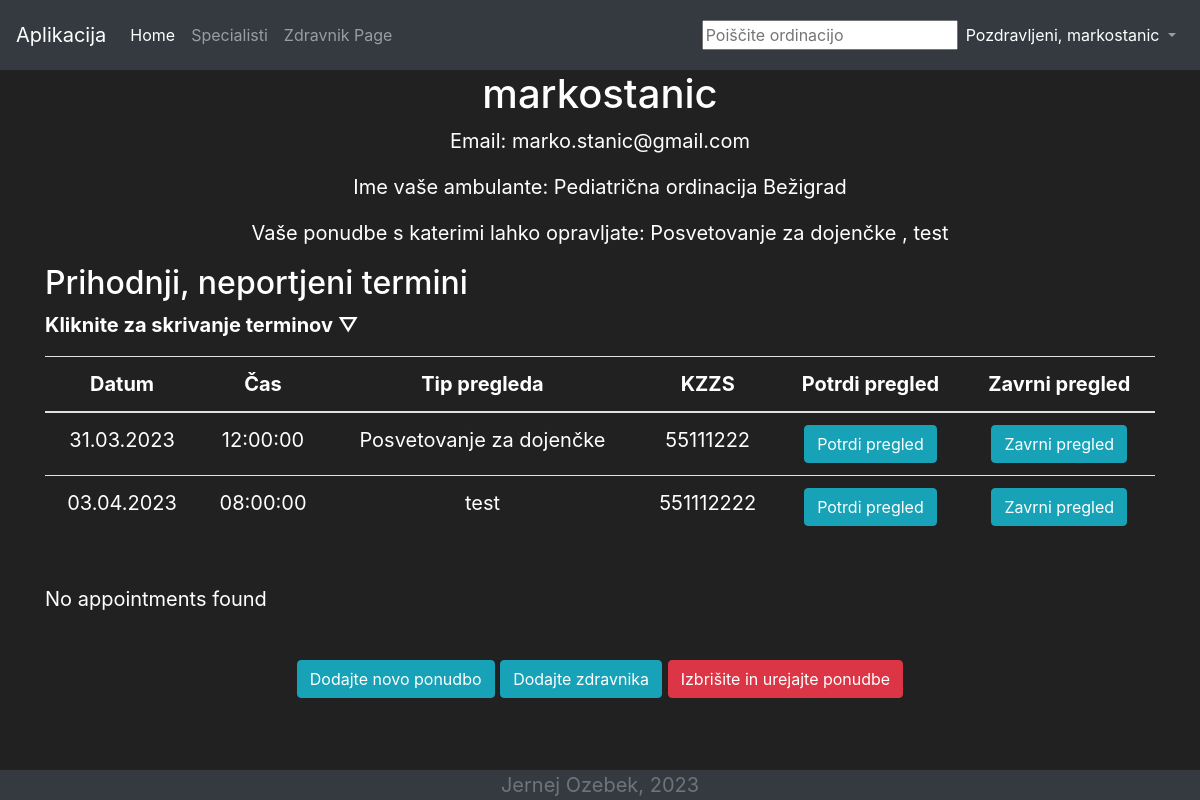
Screenshot of /zdravnik (signed in) with the database file from the repository.
### market/Models.py (models this page shows, shortened)
class User(db.Model, UserMixin):
    __tablename__ = 'User'
    id = db.Column(db.Integer(), primary_key=True)
    username = db.Column(db.String(length=30), nullable=False, unique=True)
    email_address = db.Column(db.String(length=60), nullable=False, unique=True)
    password_hash = db.Column(db.String(length=60), nullable=False)
    role = db.Column(db.String)
    kzzs = db.Column(db.Integer, nullable=False)
    items = db.relationship('Item', backref='owned_user', lazy=True)
    termin = db.relationship('Termin', backref='Termin', lazy=True)
    last_login = db.Column(db.Date, default=datetime.datetime.utcnow)
    @property
    def password(self):
        return self.password

class Ordinacija(db.Model):
    __tablename__ = 'Ordinacija'
    id = db.Column(db.Integer(), primary_key=True)
    ime = db.Column(db.String(), nullable=False, unique=True)
    telefon = db.Column(db.String(), nullable=False, unique=True)
    email = db.Column(db.String(), nullable=False, unique=True)
    odpre = db.Column(db.Integer(), nullable=False)
    zapre = db.Column(db.Integer(), nullable=False)
    lastnik = db.Column(db.Integer(), db.ForeignKey('Zdravnik.id'))
    TipOrdinacije = db.Column(db.Integer(), db.ForeignKey('TipOrdinacije.id'))
    ponudba = db.relationship('Ponudba', backref='ponudba', lazy=True)
    lokacija = db.Column(db.Integer(), db.ForeignKey('Naslov.id'))
    zdravniki = db.relationship('PomocnikZdravnik', backref='zdravnik_ordinacija', lazy=True)
    rating_sum = db.Column(db.Integer(), default=0)
    num_ratings = db.Column(db.Integer(), default=0)
    average_rating = db.Column(db.Float(), default=0.0)

class Ponudba(db.Model):
    __tablename__ = 'Ponudba'
    id = db.Column(db.Integer(), primary_key=True, autoincrement=True)
    naziv = db.Column(db.String(), nullable=False, unique=True)
    dolzina = db.Column(db.Integer())
    opis = db.Column(db.String())
    ordinacija = db.Column(db.Integer(), db.ForeignKey('Ordinacija.id'))
    zdravnik = db.Column(db.Integer(), db.ForeignKey('PomocnikZdravnik.id'))
    termin = db.relationship('Termin', backref='termin', lazy=True)

class Termin(db.Model):
    __tablename__ = 'Termin'
    id = db.Column(db.Integer(), primary_key=True, autoincrement=True)
    datum = db.Column(db.String())
    cas = db.Column(db.String())
    koncni_cas = db.Column(db.String())
    status = db.Column(db.String(), default="Nepotrjeno")
    timestamp = db.Column(db.Date(), default=datetime.datetime.utcnow)
    punudba = db.Column(db.Integer(), db.ForeignKey('Ponudba.id'))
    uporabnik = db.Column(db.Integer(), db.ForeignKey('User.id'))

### market/Routes.py (the view, shortened to what this page needs)
@app.route('/zdravnik')
@login_required
@zdravnik_required
def zdravnik_page():
    user = User.query.get(current_user.id)
    current_time = datetime.now()
    if current_user.role == "zdravnik":
        appointments = (
            db.session.query(Termin, Ponudba, Ordinacija, Zdravnik, User)
                .join(Ponudba, Termin.punudba == Ponudba.id)
                .join(Zdravnik, Zdravnik.id == Ordinacija.lastnik)
                .join(Ordinacija, Ordinacija.id == Ponudba.ordinacija)
                .join(User, User.id == Termin.uporabnik)
                .filter(Zdravnik.email == user.email_address)
                .filter(Termin.datum + ' ' + Termin.cas >= current_time)
                .order_by(Termin.datum)
                .all()
        )
        past_appointments = (
            db.session.query(Termin, Ponudba, Ordinacija, Zdravnik, User)
                .join(Ponudba, Termin.punudba == Ponudba.id)
                .join(Zdravnik, Zdravnik.id == Ordinacija.lastnik)
                .join(Ordinacija, Ordinacija.id == Ponudba.ordinacija)
                .join(User, User.id == Termin.uporabnik)
                .filter(Zdravnik.email == user.email_address)
                .filter(Termin.datum + ' ' + Termin.cas <= current_time)
                .order_by(Termin.datum)
                .all()
        )
        ordinacija_id = Ordinacija.query.join(Zdravnik).filter(Zdravnik.email == user.email_address).first().id
        ponudbe = Ponudba.query.filter_by(ordinacija=ordinacija_id).all()
    ordinacija = Ordinacija.query.get(ordinacija_id)
    ordinacija_ime = ordinacija.ime
    pomocniki_zdravniki = PomocnikZdravnik.query.filter_by(ordinacija=ordinacija_id).all()
    print(ponudbe)
    return render_template("zdravnik.html", user=user, appointments=appointments, past_appointments=past_appointments,
                       ordinacija_id=ordinacija_id, ponudbe=ponudbe, ordinacija_ime=ordinacija_ime,
                       pomocniki_zdravniki=pomocniki_zdravniki)

### market/Models.py (called while the page is built)
@login_manager.user_loader
def load_user(user_id):
    return User.query.get(int(user_id))

### market/Routes.py (called while the page is built)
@app.template_filter()
def with_index(iterable, start=0):
    return enumerate(iterable, start=start)

@app.template_filter()
def datetimeformat(value, format='%d.%m.%Y'):
    if value is None:
        return ''
    datetime_obj = datetime.strptime(value, '%Y-%m-%d')
    return datetime_obj.strftime(format)

@app.context_processor
def base_template_context():
    ordinacije = []
    for o in Ordinacija.query.all():
        ordinacije.append(o.ime)
    mesta = []
    for m in Kraj.query.all():
        mesta.append(m.ime)
    return {
        'base_variable': ordinacije,
        'mesta_variable': mesta
    }

def zdravnik_required(func):
    @wraps(func)
    def decorated_view(*args, **kwargs):
        if not current_user.is_authenticated or current_user.role != "zdravnik" and current_user.role != "pomocnikzdravnik":
            return redirect(url_for('home_page'))
        return func(*args, **kwargs)
    return decorated_view

### market/templates/zdravnik.html (shortened to what this page needs)
{% extends 'base.html' %}
{% block content %}
<body>
<div class="container">
    <h1 class="text-center">{{ user.username }}</h1>
    <p class="text-center">Email: {{ user.email_address }}</p>
    <p class="text-center">Ime vaše ambulante: {{ ordinacija_ime }}</p>
<p class="text-center">Vaše ponudbe s katerimi lahko opravljate:
{% for index, ponudba in ponudbe|with_index %}
    {{ ponudba.naziv }}
    {% if not loop.last %},{% endif %}
{% endfor %}
</p>
    <h2>Prihodnji, neportjeni termini</h2>
    {% if appointments %}
    <p class="appointment-box"><b>Kliknite za skrivanje terminov &#9661;</b></p>
    <table class="table" style="color: white;">
        <thead>
        <tr>
            <th>Datum</th>
            <th>Čas</th>
            <th>Tip pregleda</th>
            <th>KZZS</th>
            <th>Potrdi pregled</th>
            <th>Zavrni pregled</th>
        </tr>
        </thead>
        <tbody>
        {% for appointment in appointments %}
        {% if appointment.Termin.status != 'Sprejet' and appointment.Termin.status != 'Zavrnjen'%}
        <tr>
            <td>{{ appointment.Termin.datum | datetimeformat}}</td>
            <td>{{ appointment.Termin.cas }}</td>
            <td>{{ appointment.Ponudba.naziv }}</td>
            <td>{{ appointment.User.kzzs }}</td>
            <td>
                <form action="{{ url_for('confirm_appointment', id=appointment.Termin.id) }}" method="POST">
                    <input class="btn btn-outline btn-info" type="submit" value="Potrdi pregled">
                </form>
            </td>
            <td>
                <form action="{{ url_for('zavrni_appointment', id=appointment.Termin.id) }}" method="POST">
                    <input class="btn btn-outline btn-info" type="submit" value="Zavrni pregled">
                </form>
            </td>
        </tr>
        {% endif %}
        {% endfor %}
        </tbody>
    </table>
    <br>
    {% else %}
    <p>No appointments found for this user.</p>
    {% endif %}
    {% if past_appointments %}
    <h2>Pretekli termini</h2>
    <p class="appointment-bix"><b>Kliknite za skrivanje terminov &#9661;</b></p>
    <table class="table tible" style="color: white;">
        <thead>
        <tr>
            <th>Date</th>
            <th>Status</th>
            <th>Vrsta</th>
            <th>KZZS</th>
            <th>Je bil pregled opravljen?</th>
        </tr>
        </thead>
        <tbody>
        {% for appointment in past_appointments %}
        {% if appointment.Termin.status != 'Končano' and appointment.Termin.status != 'Ocenjeno'%}
        <tr>
            <td>{{ appointment.Termin.datum| datetimeformat }}</td>
            <td>{{ appointment.Termin.status }}</td>
            <td>{{ appointment.Ponudba.naziv }}</td>
            <td>{{ appointment.User.kzzs }}</td>
            <td>
                <form action="{{ url_for('finish_appointment', id=appointment.Termin.id) }}" method="POST">
                    <input class="btn btn-outline btn-info" type="submit" value="Potrdi pregled">
                </form>
            </td>
            {% endif %}
            </td>
        </tr>
        {% endfor %}
        </tbody>
    </table>
    {% else %}
    <p>No appointments found</p>
    {% endif %}
    <br>
    <div class="text-center">
        {% if user.role == 'zdravnik' %}
        <button class="btn btn-outline btn-info" type="button" class="btn btn-primary" data-toggle="modal"
                data-target="#addPonudbaModal">
            Dodajte novo ponudbo
        </button>
        <button class="btn btn-outline btn-info" type="button" class="btn btn-primary" data-toggle="modal"
                data-target="#addGlavniZdravnikModal">
            Dodajte zdravnika
        </button>
        {%endif%}
        <button type="button" class="btn btn-danger" data-toggle="modal" data-target="#deleteModal">
            Izbrišite in urejajte ponudbe
        </button>
    </div>
</div>
<br>
<br>
<br>
</body>
{% endblock %}

### market/templates/base.html (shortened to what this page needs)
<!doctype html>
<html lang="en">
<head>
    <link href="https://cdn.jsdelivr.net/npm/bootstrap@4.5.3/dist/css/bootstrap.min.css"
 rel="stylesheet">
</head>
<body>
<nav class="navbar navbar-expand-md navbar-dark bg-dark" style="height: 70px;">
    <a class="navbar-brand" href="#">Aplikacija</a>
    <div class="collapse navbar-collapse" id="navbarNav">
        <ul class="navbar-nav mr-auto">
            <li class="nav-item active">
                <a class="nav-link" href="{{ url_for('home_page') }}">Home <span class="sr-only">(current)</span></a>
            </li>
            <li class="nav-item">
                <a class="nav-link" href="{{ url_for('izberite_ordinacija') }}">Specialisti</a>
            </li>
             {% if current_user.is_authenticated and current_user.role == 'zdravnik' or current_user.role == 'pomocnikzdravnik'%}
            <li class="nav-item">
                <a class="nav-link" href="{{ url_for('zdravnik_page') }}">Zdravnik Page</a>
            </li>
            {% endif %}
        </ul>
        {% if current_user.is_authenticated %}
        <ul class="navbar-nav premak">
            <li class="nav-item" style="padding-top: 5px;">
                <div id="the-basics">
                    <input class="typeahead" placeholder="Poiščite ordinacijo" type="text">
                </div>
            <li class="nav-item dropdown">
                <div aria-expanded="false" aria-haspopup="true"
                     class="nav-link username dropdown-toggle align-items-center" data-toggle="dropdown" href="#"
                     id="user-dropdown" role="button">
                    <span style="color: white">Pozdravljeni, {{ current_user.username }}</span>
                </div>
            </li>
        </ul>
        {% endif %}
    </div>
</nav>
{% block content %}
{% endblock %}
<footer class="footer bg-dark">
  <div class="container text-center">
    <span class="text-muted">Jernej Ozebek, 2023</span>
  </div>
</footer>
</body>

### market/templates/base.html (style rules this page uses)
body { margin-top: 70px; }
.navbar { position: fixed; top: 0; left: 0; right: 0; z-index: 9999; }
body { background-color: #212121; color: white }

### market/templates/zdravnik.html (style rules this page uses)
.appointment-box { cursor: pointer; display: inline-block; }
.appointment-box:after { margin-left: 10px; }
.container { font-size: 20px; }
td, th { text-align: center; }
td, th { text-align: center; padding-right: 50px; }

### rows the page displays
User: username "markostanic", email_address "marko.stanic@gmail.com"
Ordinacija: ime "Pediatrična ordinacija Bežigrad"
Ponudba: naziv "Posvetovanje za dojenčke"
Ponudba: naziv "test"
Termin: Termin.datum "31.03.2023", Termin.cas "12:00:00", Ponudba.naziv "Posvetovanje za dojenčke", User.kzzs "55111222"
Termin: Termin.datum "03.04.2023", Termin.cas "08:00:00", Ponudba.naziv "test", User.kzzs "551112222"
